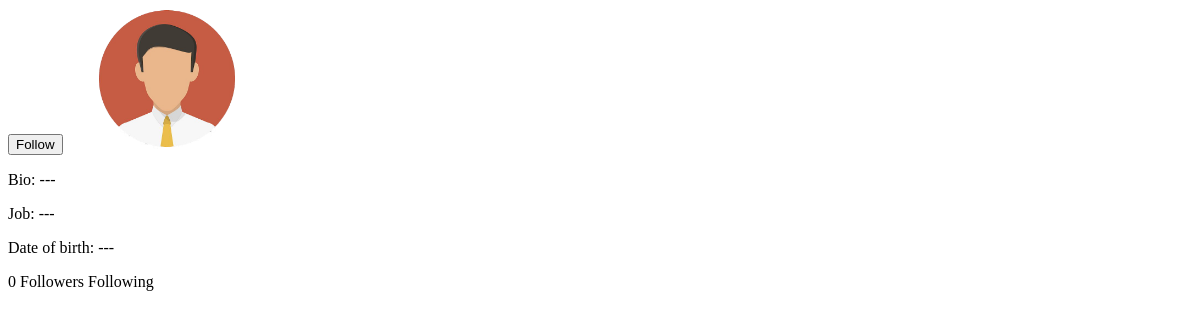
/users/ahmad/ (signed in), run on an earlier commit of the app's database.
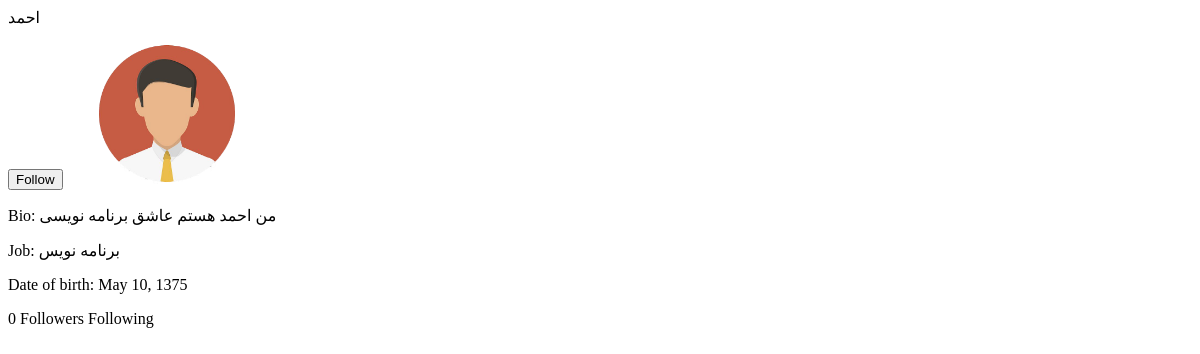
And on a later commit of the database.
### social/models.py (models this page shows, shortened)
class User(AbstractUser):
    date_of_birth = models.DateField(blank=True, null=True)
    bio = models.TextField(null=True, blank=True)
    photo = models.ImageField(upload_to="account_images/", blank=True, null=True)
    job = models.CharField(max_length=250, null=True, blank=True)
    phone = models.CharField(max_length=11, null=True, blank=True)
    following = models.ManyToManyField('self', through='Contact', related_name="followers", symmetrical=False)

### social/views.py (the view)
# urls.py: path('users/<username>/', views.user_detail, name='user_detail'),
@login_required
def user_detail(request, username):
    user = get_object_or_404(User, username=username, is_active=True)
    return render(request, 'user/user_detail.html', {'user': user})

### social/templates/user/user_detail.html (shortened to what this page needs)
{% load thumbnail %}
{% load static %}
<p>{{ user.get_full_name }}</p>
{% if request.user == user %}
    <button disabled>
        {% if request.user in user.followers.all%}
            UnFollow
        {% else %}
            Follow
        {% endif %}
    </button>
{% else %}
      <button class="follow-button">
        {% if request.user in user.followers.all%}
            UnFollow
        {% else %}
            Follow
        {% endif %}
    </button>
{% endif %}
{% if user.photo %}
    <a href="{{ user.photo.url }}">
    <img src="{% thumbnail user.photo 150x0 quality=90 %}">
    </a>
{% else %}
<img src="{% static 'images/profile/Avatar.png' %}" style="width: 200px;">
{% endif %}
    <p>Bio: {{ user.bio|default:'---' }}</p>
    <p>Job: {{ user.job|default:'---' }}</p>
    <p>Date of birth: {{ user.date_of_birth|default:'---' }}</p>
{% with total_followers=user.followers.count total_followings=user.following.count  %}
    <span class="followers-count">{{total_followers}} Follower{{ total_followers|pluralize }}</span>
    <span class="following-count">{{total_following}} Following</span>
{% endwith %}

What changed in the data, as far as the page shows it:
changed User: get_full_name (not shown) → "احمد"; bio "---" → "من احمد هستم عاشق برنامه نویسی"; job "---" → "برنامه نویس"; date_of_birth "---" → "May 10, 1375"
